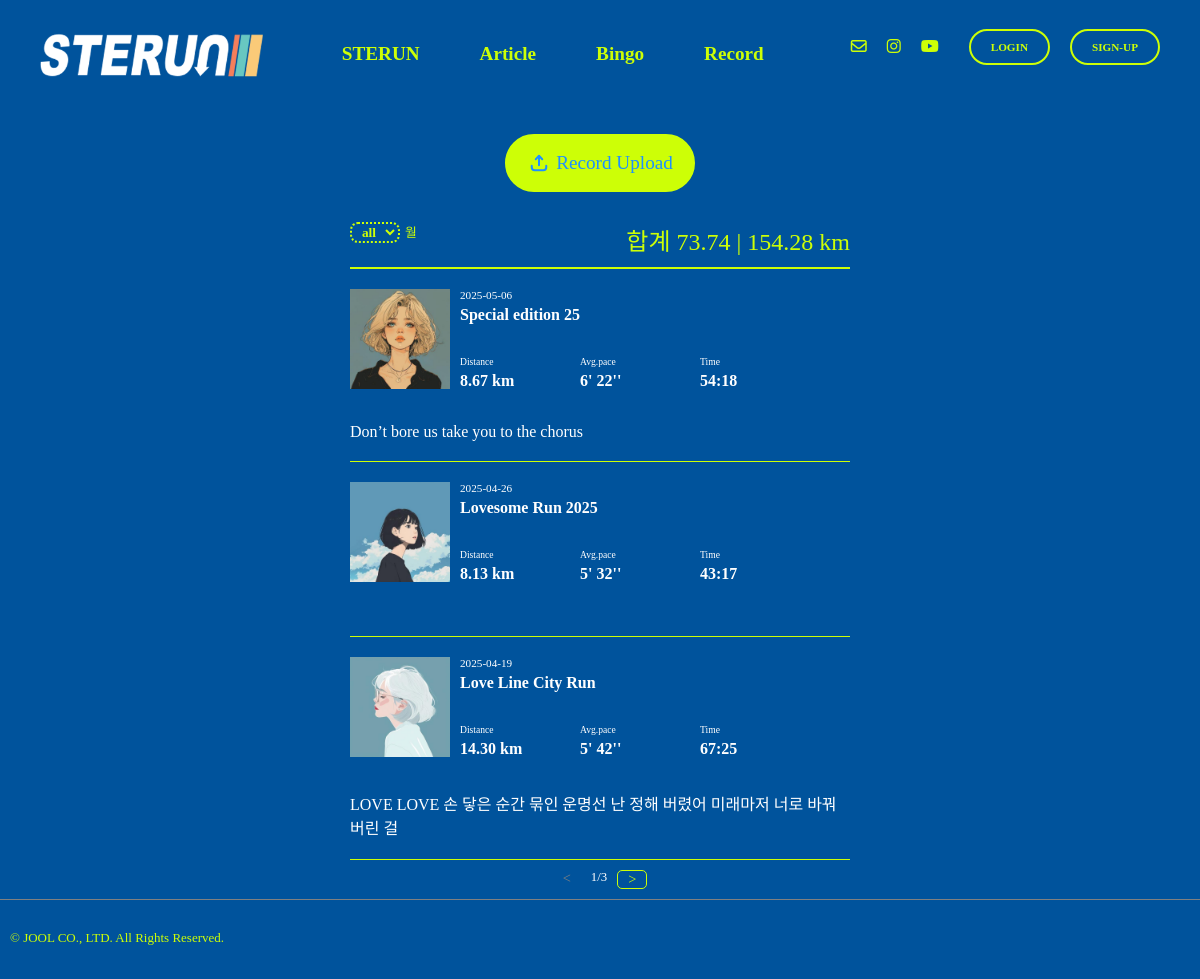
Before: /runres/recordview/1/ with the older database file.
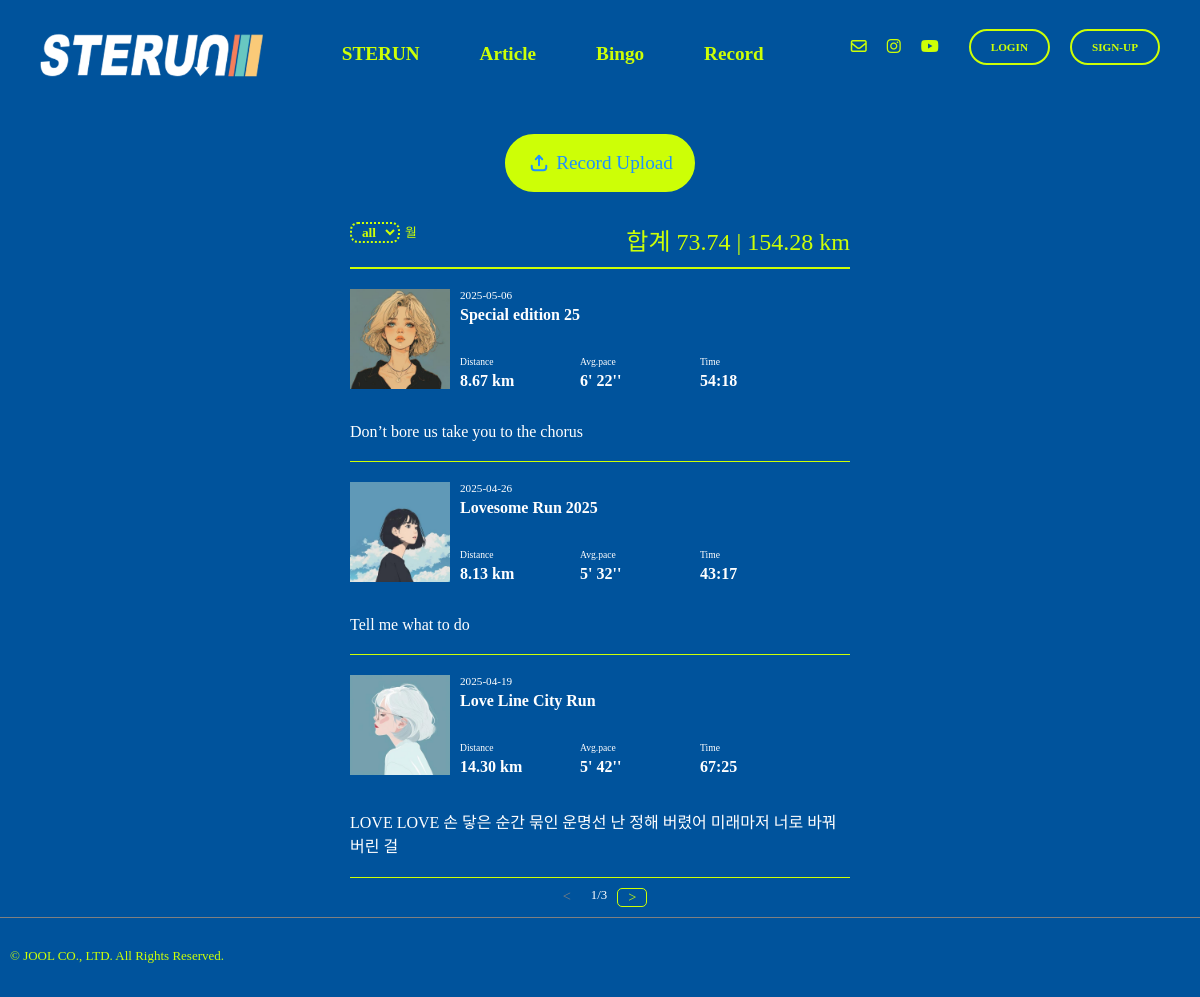
After: the same page with the newer database file.
### record/models.py (models this page shows, shortened)
class Record(models.Model):
    record_id = models.AutoField(primary_key=True)
    title = models.CharField(max_length=50)
    user = models.ForeignKey(settings.AUTH_USER_MODEL,on_delete=models.CASCADE)
    record_date = models.DateField(blank=True, null=True)
    image = ResizedImageField(size=[500,500], upload_to="record", blank=False)
    distance = models.DecimalField(max_digits=6, decimal_places=2, blank=False, null=False)
    pace_m = models.IntegerField(null=True, blank=True)
    pace_s = models.IntegerField(null=True, blank=True)
    time_m = models.IntegerField(null=True, blank=True)
    time_s = models.IntegerField(null=True, blank=True)
    desc = models.TextField(blank=True)
    confirmed = models.BooleanField(default=False)

### record/views.py (the view, shortened to what this page needs)
# urls.py: path('recordview/<str:pk>/', views.recordview, name='recordview'),
def recordview(request,pk):
    month = request.GET.get('month')
    if month =="0" or month == None:
        month = "0"
        record_list = Record.objects.filter(user=pk).order_by('-record_date')
        distance_sum = Record.objects.filter(confirmed=True).filter(user=pk).aggregate(Sum('distance'))
        distance_sum_not = Record.objects.filter(user=pk).aggregate(Sum('distance'))
    page = int(request.GET.get('p', 1)) #없으면 1로 지정
    paginator = Paginator(record_list, 3) #한 페이지 당 몇개 씩 보여줄 지 지정
    record_list = paginator.get_page(page)
    return render(request,"run_record.html", {"context":record_list, "distance_sum":distance_sum, "month": month, "distance_sum_not":distance_sum_not})

### templates/run_record.html (shortened to what this page needs)
{% extends "base.html" %}
{% load static %}
{% block content %}
  <div class="main-view">
    <div class="record-top-space"></div>
    <div class="btn-container">
      <a href="{% url 'runres:runres' %}">
        <div class="upload-btn">
          <svg xmlns="http://www.w3.org/2000/svg" fill="none" height="24" viewbox="0 0 24 24" width="24">
            <g stroke-linecap="round" stroke-linejoin="round" stroke-width="2">
              <path d="m4.75 14.75v1.5c0 1.6569 1.34315 3 3 3h8.5c1.6569 0 3-1.3431 3-3v-1.5"/>
              <path d="m12 14.25v-9.25"/>
              <path d="m8.75 8.25 3.25-3.5 3.25 3.5"/>
            </g>
          </svg>
          <div class="upload-txt">Record Upload</div>
        </div>
      </a>
    </div>
    <div class="search-sum">
      <div class="filter-line">
        <div>
          <form action="{% url 'runres:recordview' user.pk %}" method="get" id="month-filter">
            <select name="month" class="month-filter">
              <option value="0">all</option>
            </select>
          </form>
        </div>
        <div class="month-filter-txt">월</div>
      </div>
      <div class="distance-sum">합계
        {{ distance_sum.distance__sum | floatformat:2 }}
        |
        {{ distance_sum_not.distance__sum | floatformat:2 }}
        km</div>
    </div>
    {% for data in context %}
      <div class="record-list-container">
        <a href="{% url 'runres:recordUpdateView' user.pk data.record_id %}">
          <div class="main-info-1 fade-in-up-short">
            <div class="record-img">
              <img src="/media/{{ data.image }}" alt="logo-top" height="100px" width="100px">
            </div>
            <div class="title-date">
              <div class="record-date">{{ data.record_date | date:"Y-m-d" }}</div>
              <div class="record-title">{{ data.title }}</div>
              <div class="record-3">
                <div class="record-part-box">
                  <div class="distance-txt">Distance</div>
                  <div class="record-distance">{{ data.distance }}
                    km</div>
                </div>
                <div class="record-part-box">
                  <div class="distance-txt">Avg.pace</div>
                  {% if data.pace_s < 10 %}
                    <div class="record-pace">{{ data.pace_m }}' 0{{ data.pace_s }}''</div>
                  {% else %}
                    <div class="record-pace">{{ data.pace_m }}'
                      {{ data.pace_s }}''</div>
                  {% endif %}
                </div>
                <div class="record-part-box">
                  <div class="distance-txt">Time</div>
                  {% if data.time_s < 10 %}
                    <div class="record-time">{{ data.time_m }}:0{{ data.time_s }}</div>
                  {% else %}
                    <div class="record-time">{{ data.time_m }}:{{ data.time_s }}</div>
                  {% endif %}
                </div>
              </div>
            </div>
          </div>
        </a>
        <div class="record-desc fade-in-up-short2">{{ data.desc }}</div>
      </div>
    {% endfor %}
    <div class="pagenation-container">
      {% if context.has_previous %}
        <a class="page-link" href="?month={{ month }}&p={{ context.previous_page_number }}">
          <div class="page-item">< </div>
        </a>
      {% else %}
        <a class="page-link" href="#">
          <div class="page-item disabled">< </div>
        </a>
      {% endif %}
      <div class="page-num">
        {{ context.number }}/{{ context.paginator.num_pages }}
      </div>
      {% if context.has_next %}
        <a class="page-link" href="?month={{ month }}&p={{ context.next_page_number }}">
          <div class="page-item">></div>
        </a>
      {% else %}
        <a class="page-link" href="#">
          <div class="page-item disabled">></div>
        </a>
      {% endif %}
    </div>
  </div>
{% endblock content %}

Changed rows visible on the page:
changed Record: desc (not shown) → "Tell me what to do"
